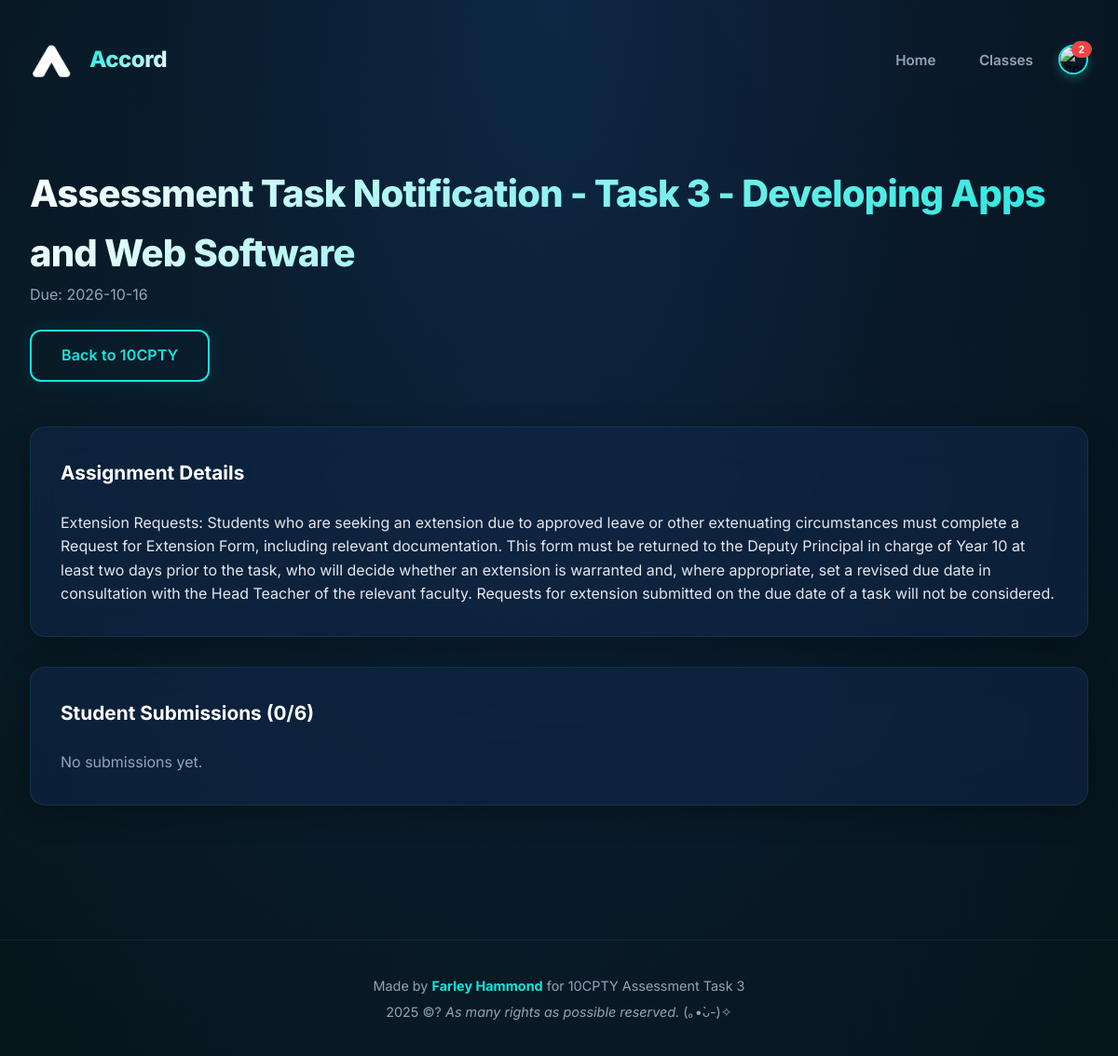
The page /assignment/1 (signed in) on the database its author committed.
### tables this page shows
CREATE TABLE assignments (
        assignmentID INTEGER PRIMARY KEY AUTOINCREMENT,
        classID INTEGER NOT NULL,
        title TEXT NOT NULL,
        description TEXT,
        dueDate DATE NOT NULL,
        FOREIGN KEY (classID) REFERENCES classes(classID)
    );

CREATE TABLE classes (
        classID INTEGER PRIMARY KEY AUTOINCREMENT,
        className TEXT NOT NULL,
        code TEXT UNIQUE NOT NULL,
        teacherID INTEGER NOT NULL,
        description TEXT,
        FOREIGN KEY (teacherID) REFERENCES users(userID)
    );

### main.py (the view)
@app.route("/assignment/<int:assignment_id>")
def assignment_detail(assignment_id):
    user = logged_in_user()
    assignment = db.get_assignment_by_id(assignment_id)
    if not assignment:
        flash("Assignment not found", "danger")
        return redirect(url_for("classes"))
    c = db.get_class_by_id(assignment[1])
    submissions = db.get_submissions_for_assignment(assignment_id)
    total_students = len(db.list_students_in_class(assignment[1]))
    my_submission = None
    if user and user["role"] == "student":
        my_submission = db.get_submission_by_student(assignment_id, user["id"])
    return render_template("assignment_detail.html",
                           assignment=assignment, class_row=c,
                           submissions=submissions, my_submission=my_submission,
                           user=user, total_students=total_students)

### database_manager.py (called while the page is built)
def get_connection():
    con = sql.connect(DB_PATH)
    con.execute("PRAGMA foreign_keys = ON;")
    return con

def get_class_by_id(classID):
    con = get_connection()
    cur = con.cursor()
    cur.execute("SELECT * FROM classes WHERE classID = ?", (classID,))
    c = cur.fetchone()
    con.close()
    return c

def list_students_in_class(classID):
    con = get_connection()
    cur = con.cursor()
    cur.execute("""
        SELECT u.userID, u.name, u.email, u.avatar
        FROM users u
        JOIN enrollments e ON u.userID = e.studentID
        WHERE e.classID = ?
    """, (classID,))
    rows = cur.fetchall()
    con.close()
    return rows

def get_assignment_by_id(assignmentID):
    con = get_connection()
    cur = con.cursor()
    cur.execute("SELECT * FROM assignments WHERE assignmentID = ?", (assignmentID,))
    row = cur.fetchone()
    con.close()
    return row

def get_submissions_for_assignment(assignmentID):
    con = get_connection()
    cur = con.cursor()
    cur.execute("""
        SELECT
            s.submissionID,
            s.assignmentID,
            s.studentID,
            s.fileLink,
            s.submittedAt,
            s.grade,
            s.feedback,
            u.userID,
            u.name as student_name,
            u.email as student_email,
            u.avatar
        FROM submissions s
        JOIN users u ON s.studentID = u.userID
        WHERE s.assignmentID = ?
        ORDER BY s.submittedAt DESC
    """, (assignmentID,))
    rows = cur.fetchall()
    con.close()
    return rows

def get_unread_message_count(userID):
    con = get_connection()
    cur = con.cursor()
    cur.execute("""
        SELECT COUNT(*)
        FROM dm_messages m
        JOIN dm_participants p ON m.threadID = p.threadID
        WHERE p.userID = ?
        AND m.senderID != ?
        AND m.timestamp > COALESCE(p.lastRead, '1970-01-01')
    """, (userID, userID))
    count = cur.fetchone()[0]
    con.close()
    return count

### main.py (called while the page is built)
def logged_in_user():
    return session.get("user")

@app.context_processor
def inject_unread_count():
    user = logged_in_user()
    if user:
        unread_count = db.get_unread_message_count(user["id"])
        return dict(unread_count=unread_count)
    return dict(unread_count=0)

### templates/assignment_detail.html (shortened to what this page needs)
{% extends "layout.html" %}
{% block content %}
  <div class="page">
    <div class="page-header">
      <div>
        <h1>{{ assignment[2] }}</h1>
        <p class="muted">Due: {{ assignment[4] }}</p>
      </div>
      <a class="btn ghost" href="{{ url_for('class_detail', class_id=class_row[0]) }}">Back to {{ class_row[1] }}</a>
    </div>
    <div class="card">
      <h3>Assignment Details</h3>
      <p style="margin-top:0.5rem;">{{ assignment[3] or "No description provided." }}</p>
    </div>
    {% if user and user.role == "teacher" %}
      <div class="card">
        <h3>Student Submissions ({{ submissions|length }}/{{ total_students }})</h3>
        {% if submissions %}
          <table style="width:100%; border-collapse:collapse; margin-top:0.8rem;">
            <thead>
              <tr style="border-bottom:1px solid #ccc; text-align:left;">
                <th>Student</th>
                <th>File</th>
                <th>Submitted</th>
                <th>Feedback</th>
                <th>Grade</th>
                <th>Action</th>
              </tr>
            </thead>
            <tbody>
              {% for submission in submissions %}
                <tr style="border-bottom:1px solid #eee;">
                  <td style="padding:0.4rem 0.3rem;">
                    {% if submission[7] %}
                      <strong>{{ submission[7] }}</strong>
                      {% if submission[9] %}
                        <br>
                        <span class="muted">{{ submission[9] }}</span>
                      {% endif %}
                    {% else %}
                      <em>Unknown Student</em>
                    {% endif %}
                  </td>
                  <td><a href="{{ submission[3] }}" target="_blank">Download</a></td>
                  <td class="muted">{{ submission[4]|sydney_time }}</td>
                  <form method="POST" action="{{ url_for('grade_submission', submission_id=submission[0]) }}">
                    <td>
                      <input type="text"
                             name="grade"
                             value="{{ submission[5] or '' }}"
                             placeholder="Well done! :D"
                             style="width:90%; padding:0.3rem; height:auto;"/>
                    </td>
                    <td>
                      <textarea name="feedback"
                                rows="1"
                                style="width:85px; padding:0.3rem;"
                                placeholder="e.g 9/10">{{ submission[6] or '' }}</textarea>
                    </td>
                    <td>
                      <button class="btn small" type="submit">
                        {% if submission[5] %}Update{% else %}Grade{% endif %}
                      </button>
                    </td>
                  </form>
                </tr>
              {% endfor %}
            </tbody>
          </table>
        {% else %}
          <p class="muted" style="margin-top:0.6rem;">No submissions yet.</p>
        {% endif %}
      </div>
    {% endif %}
  </div>
{% endblock %}

### static/css/style.css (style rules this page uses)
:root { --primary: #14E6DD; --primary-dark: #0a1929; --primary-darker: #071218; --glass: rgba(20, 230, 221, 0.03); --glass-hover: rgba(20, 230, 221, 0.08); --glass-border: rgba(20, 230, 221, 0.1); --text-main: #e5e7eb; --text-muted: #94a3b8; --text-dimmed: #64748b; --danger: #ef4444; --success: #22c55e; --warning: #f59e42; --card-shadow: 0 8px 32px rgba(0, 0, 0, 0.3); --card-shadow-hover: 0 12px 48px rgba(20, 230, 221, 0.15); --border-radius: 16px; --border-radius-sm: 12px; --transition: 0.3s cubic-bezier(0.4, 0, 0.2, 1); --transition-bounce: 0.5s cubic-bezier(0.34, 1.56, 0.64, 1); }
* { margin: 0; padding: 0; box-sizing: border-box; }
body { min-height: 100vh; background: radial-gradient(ellipse at top, #0f2744 0%, var(--primary-dark) 50%, var(--primary-darker) 100%); font-family: 'Inter', -apple-system, BlinkMacSystemFont, sans-serif; color: var(--text-main); line-height: 1.6; overflow-x: hidden; position: relative; }
body::before { content: ''; position: fixed; top: -50%; left: -50%; width: 200%; height: 200%; background: radial-gradient(circle at 20% 50%, rgba(20, 230, 221, 0.03) 0%, transparent 50%), radial-gradient(circle at 80% 80%, rgba(20, 230, 221, 0.02) 0%, transparent 50%); animation: float 20s ease-in-out infinite; pointer-events: none; z-index: 0; }
.btn { border: none; border-radius: var(--border-radius-sm); cursor: pointer; font-size: 1rem; font-weight: 600; padding: 0.85rem 2rem; background: linear-gradient(135deg, var(--primary) 0%, #0ea89f 100%); color: var(--primary-dark); letter-spacing: 0.01em; box-shadow: 0 4px 20px rgba(20, 230, 221, 0.3); transition: all var(--transition); outline: none; position: relative; overflow: hidden; font-family: inherit; }
.btn::before { content: ''; position: absolute; top: 50%; left: 50%; width: 0; height: 0; border-radius: 50%; background: rgba(255, 255, 255, 0.3); transform: translate(-50%, -50%); transition: width 0.6s, height 0.6s; }
.btn.ghost { background: transparent; color: var(--primary); border: 2px solid var(--primary); box-shadow: 0 0 20px rgba(20, 230, 221, 0.1); }
.page { padding: 2rem 0; animation: fadeInUp 0.6s cubic-bezier(0.4, 0, 0.2, 1); }
.page-header { display: flex; justify-content: space-between; align-items: center; margin-bottom: 3rem; flex-wrap: wrap; gap: 1.5rem; }
.page-header h1 { font-size: 2.5rem; font-weight: 800; background: linear-gradient(135deg, #fff 0%, var(--primary) 100%); -webkit-background-clip: text; -webkit-text-fill-color: transparent; background-clip: text; letter-spacing: -0.02em; }
.card { background: rgba(15, 39, 73, 0.6); backdrop-filter: blur(20px); -webkit-backdrop-filter: blur(20px); border: 1px solid var(--glass-border); box-shadow: var(--card-shadow); border-radius: var(--border-radius); padding: 2rem; margin-bottom: 2rem; transition: all var(--transition); position: relative; overflow: hidden; animation: cardSlideIn 0.6s cubic-bezier(0.4, 0, 0.2, 1); }
.card::before { content: ''; position: absolute; top: 0; left: 0; width: 100%; height: 100%; background: linear-gradient(135deg, rgba(20, 230, 221, 0.05) 0%, transparent 100%); opacity: 0; transition: opacity var(--transition); pointer-events: none; }
.card h2, .card h3 { color: #fff; margin-bottom: 1rem; font-weight: 700; }
.card h3 { font-size: 1.3rem; }
.muted { color: var(--text-muted); font-size: 1rem; }
a { color: var(--primary); text-decoration: none; transition: all var(--transition); position: relative; }
.card, .class-card, .message-bubble { animation-fill-mode: both; }
button, .btn, input[type="submit"], a.btn { position: relative; z-index: 1; }
.card h3 { margin-bottom: 1.5rem; }

### rows shown on the page
assignments: title "Assessment Task Notification - Task 3 - Developing Apps and Web Software", dueDate "2026-10-16", description "Extension Requests: Students who are seeking an extension due to approved leave or other extenuating circumstances must complete a Request for Extension Form, including relevant documentation. This form must be returned to the Deputy Principal in charge of Year 10 at least two days prior to the task, who will decide whether an extension is warranted and, where appropriate, set a revised due date in consultation with the Head Teacher of the relevant faculty. Requests for extension submitted on the due date of a task will not be considered."
classes: className "10CPTY"

### other values the page prints
{{ unread_count }} "2"
{{ submissions|length }} "0"
{{ total_students }} "6"
{{ now.year }} "2025"
